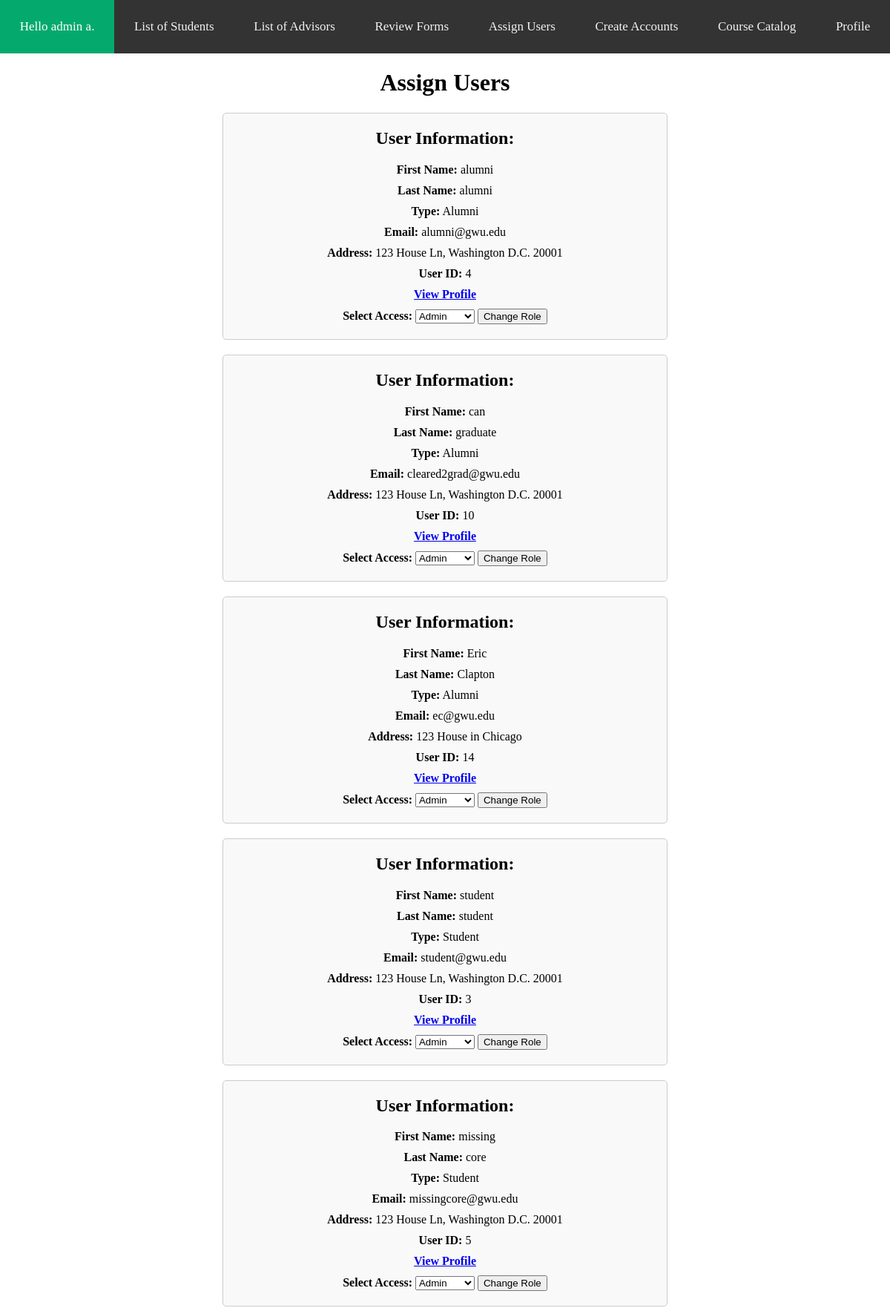
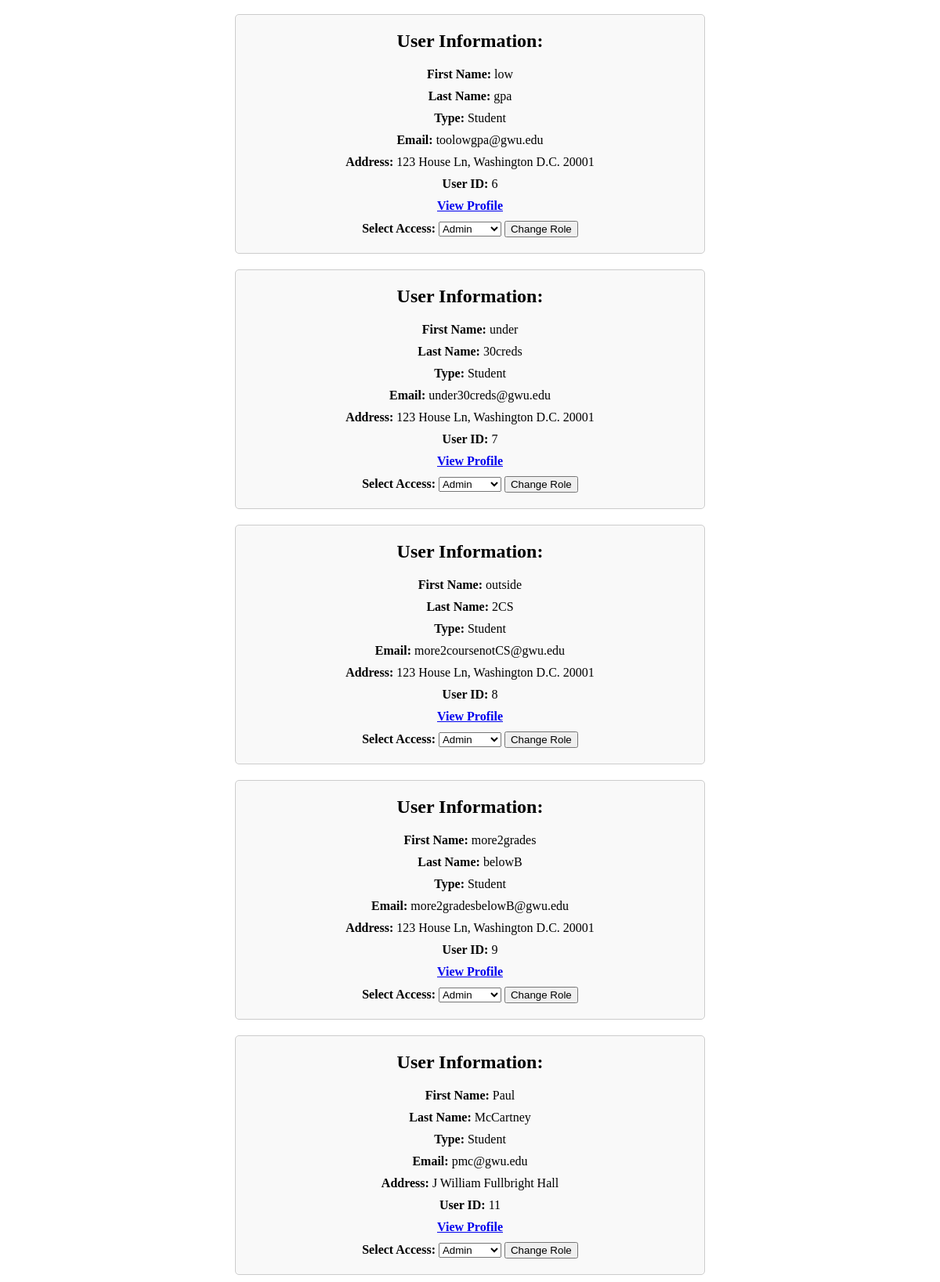
Page /assign (signed in, upper part) on the committed database (2 pictures, top to bottom).
### tables this page shows
CREATE TABLE user_information(
    first_name          VARCHAR(20), 
    last_name           VARCHAR(20),
    -- sys_admin (0) /grad_sec (1) /fac_adv (2) /grad_stu (3) /alumni (4)
    type                INTEGER NOT NULL DEFAULT 5,
    email               VARCHAR(20),
    address             VARCHAR(20),
    user_id             VARCHAR(20),
    FOREIGN KEY (user_id) REFERENCES user_credentials (user_id)
);

### main.py (the view, shortened to what this page needs)
@app.route('/assign', methods = ['GET', 'POST'])
def assign():
    user_id = -1
    error = ""
    cursor = get_connection().cursor()
    cursor.execute("SELECT * FROM user_information ORDER BY type DESC")
    information = cursor.fetchall()
    return render_template('assign.html', information = information, first_name = session['first_name'], last_name = session['last_name'], access = session['access'], error = error, person = user_id)

### main.py (called while the page is built)
def get_connection():
    connection = getattr(g, '_database', None)
    if connection is None:
        connection = g._database = sqlite3.connect("database.db")
        connection.row_factory = sqlite3.Row
    return connection

### templates/assign.html (shortened to what this page needs)
<!DOCTYPE html>
<html>
<head>
</head>
<body>
    <div class="topnav">
        <a class="active" href="/profile">
            Hello {{ first_name }} {{ last_name[0] }}.</a>
        {% if access == 0 %}
            <a class="centered" href="/students">List of Students</a>
            <a class="centered" href="/advisors">List of Advisors</a>
            <a class="centered" href="{{ url_for('review_forms') }}">Review Forms</a>
            <a class="centered" href="/assign">Assign Users</a>
            <a class="centered" href="/create">Create Accounts</a>
            <a class="centered" href="{{ url_for('course_catalog')}}">Course Catalog</a>
        {% elif access == 1 %}
            <a class="centered" href="/students">List of Students</a>
            <a class="centered" href="/advisors">List of Advisors</a>
            <a class="centered" href="{{ url_for('course_catalog')}}">Course Catalog</a>
        {% elif access == 2 %}
            <a class="centered" href="{{ url_for('list_of_advisees')}}">List of Advisees'</a>
            <a class="centered" href="{{ url_for('review_forms') }}">Review Forms</a>
            <a class="centered" href="{{ url_for('course_catalog')}}">Course Catalog</a>
        {% elif access == 3 %}
            <a class="centered" href="{{ url_for('taken_course_and_requirements')}}">Taken Courses and Requirements</a>
            <a class="centered" href="{{ url_for('course_catalog')}}">Course Catalog</a>
            <a class="centered" href="{{ url_for('forms')}}">Submit Forms</a>
        {% endif %}
            <a class="centered" href="{{ url_for('profile')}}">Profile</a>
    </div>
    <div class="title">
        <h1>Assign Users</h1>
    </div>
    {% for user in information %}
    <div class="user-info-container">
        <div class="user-info-box">
            <div>
                <h2>User Information:</h2>
                <p><b>First Name:</b> {{ user['first_name'] }}</p>
                <p><b>Last Name:</b> {{ user['last_name'] }}</p>
                {% if user['type'] == 0 %}
                    <p><b>Type:</b> Admin </p>
                {% elif user['type'] == 1 %}
                    <p><b>Type:</b> Secretary </p>
                {% elif user['type'] == 2 %}
                    <p><b>Type:</b> Advisor </p>
                {% elif user['type'] == 3 %}
                    <p><b>Type:</b> Student </p>
                {% elif user['type'] == 4 %}
                    <p><b>Type:</b> Alumni </p>
                {% elif user['type'] == 5 %}
                    <p class = "red"><b>Type:</b> No Role </p>
                {% endif %}
                <p><b>Email:</b> {{ user['email'] }}</p>
                <p><b>Address:</b> {{ user['address'] }}</p>
                <p><b>User ID:</b> {{ user['user_id'] }}</p>
                <a href = "/studentprofile/{{user['user_id']}}"><b>View Profile</b></a>
            </div>
            <div>
                {% set id = user['user_id'] %}
                <form id = "{{id}}" method='POST' action="/assign" onchange="StudentOptions('{{id}}')">
                    <label for="role"><b>Select Access:</b></label>
                    <select id="{{id}}_role" name="role">
                        <option value="0"> Admin </option>
                    </select>
                    <input type="submit" value="Change Role">
                </form>
            </div>
        </div>
    </div>
    {% endfor %}
</body>

### templates/assign.html (style rules this page uses)
* { box-sizing: border-box; }
body { margin: 0; }
.topnav { background-color: #333; overflow: hidden; display: flex; align-items: center; }
.topnav a { color: #f2f2f2; text-align: center; padding: 18px 20px; text-decoration: none; font-size: 17px; display: flex; align-items: center; box-sizing: border-box; height: 72px; border: 1px solid transparent; flex-grow: 1; }
.topnav a.active { background-color: #04AA6D; color: white; height: 72px; flex-grow: 1; justify-content: center; text-align: center; }
.topnav a.centered { flex-grow: 1; justify-content: center; text-align: center; }
.title { text-align: center; margin-top: 20px; }
.user-info-container { display: flex; justify-content: center; margin-top: 20px; }
.user-info-box { width: 50%; padding: 20px; border: 1px solid #ccc; border-radius: 5px; background-color: #f9f9f9; text-align: center; }
.user-info-box h2 { margin-top: 0; }
.user-info-box p { margin: 10px 0; }

### rows in the picture
user_information: first_name "alumni", last_name "alumni", shows "Type:", type "Alumni", email "alumni@gwu.edu", address "123 House Ln, Washington D.C. 20001", user_id "4"
user_information: first_name "can", last_name "graduate", shows "Type:", type "Alumni", email "cleared2grad@gwu.edu", address "123 House Ln, Washington D.C. 20001", user_id "10", role "Admin"
user_information: first_name "Eric", last_name "Clapton", shows "Type:", type "Alumni", email "ec@gwu.edu", address "123 House in Chicago", user_id "14", role "Admin"
user_information: first_name "student", last_name "student", shows "Type:", type "Student", email "student@gwu.edu", address "123 House Ln, Washington D.C. 20001", user_id "3"
user_information: first_name "missing", last_name "core", shows "Type:", type "Student", email "missingcore@gwu.edu", address "123 House Ln, Washington D.C. 20001", user_id "5"
user_information: first_name "low", last_name "gpa", shows "Type:", type "Student", email "toolowgpa@gwu.edu", address "123 House Ln, Washington D.C. 20001", user_id "6"
user_information: first_name "under", last_name "30creds", shows "Type:", type "Student", email "under30creds@gwu.edu", address "123 House Ln, Washington D.C. 20001", user_id "7"
user_information: first_name "outside", last_name "2CS", shows "Type:", type "Student", email "more2coursenotCS@gwu.edu", address "123 House Ln, Washington D.C. 20001", user_id "8"
user_information: first_name "more2grades", last_name "belowB", shows "Type:", type "Student", email "more2gradesbelowB@gwu.edu", address "123 House Ln, Washington D.C. 20001", user_id "9"
user_information: first_name "Paul", last_name "McCartney", shows "Type:", type "Student", email "pmc@gwu.edu", address "J William Fullbright Hall", user_id "11", role "Admin"

### other values in the picture
{{ first_name }} "admin"
{{ last_name[0] }} "a"
